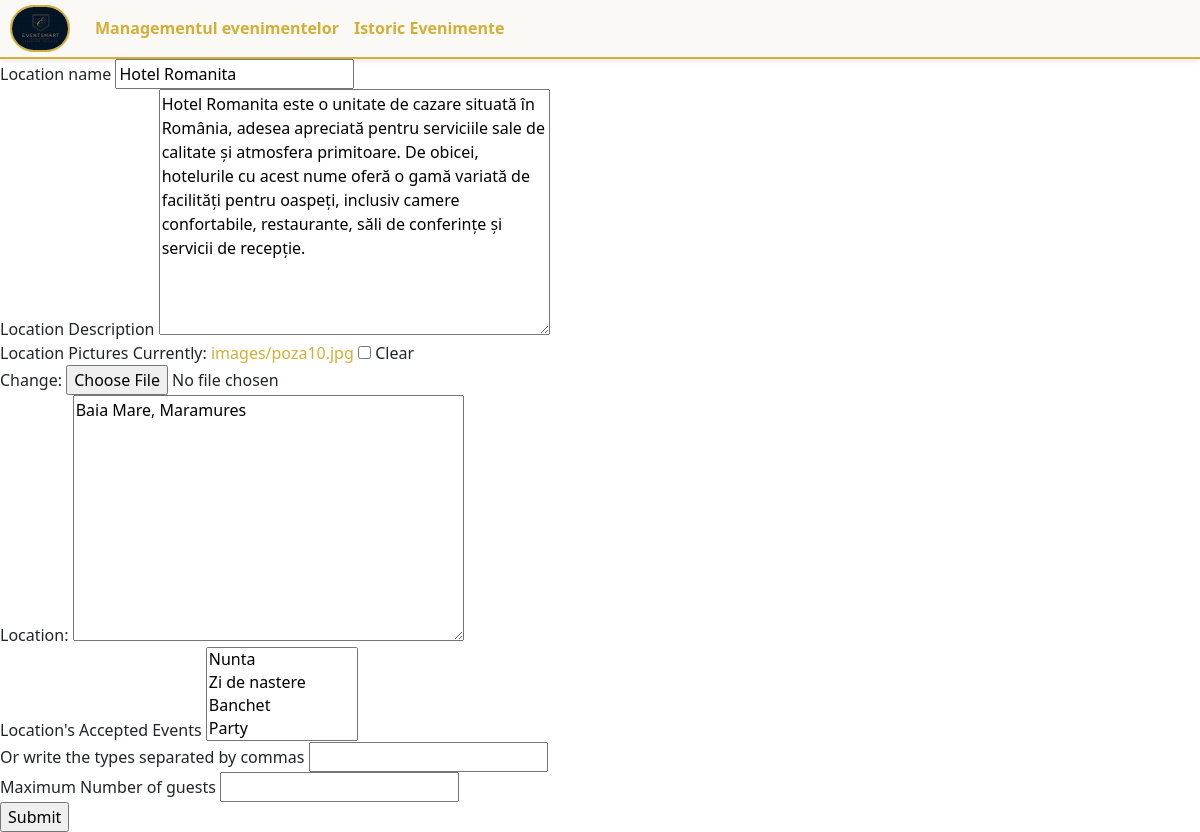
The page /update_location/Hotel Romanita/ (signed in) on the database as committed earlier.
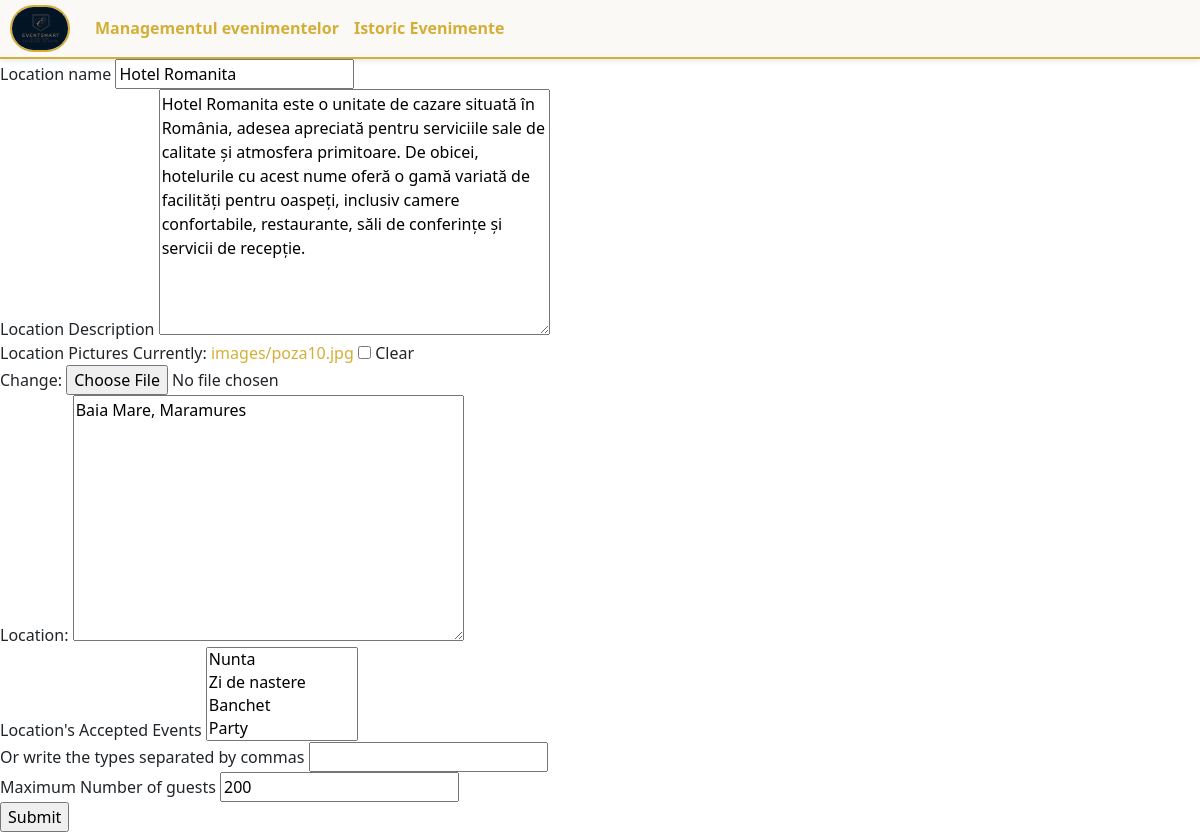
The same page on the database as committed later.
### base/models.py (models this page shows, shortened)
class Location(models.Model):
    owner = models.ForeignKey(User, on_delete=models.SET_NULL, null=True)
    name = models.CharField(max_length=100)
    description = models.TextField(null=True, blank=True)
    gallery = models.ImageField(upload_to='images/', null=True, blank=True)
    location = models.TextField(max_length=30)
    types = models.ManyToManyField(Type, blank=True)
    seats_numbers = models.IntegerField(null=True, blank=True)
    created_at = models.DateTimeField(auto_now_add=True)
    cost = models.IntegerField(default=3000)

### base/views.py (the view)
@login_required(login_url='/login')
def updateLocation(request, pk):
    location = Location.objects.get(name=pk)
    form = LocationForm(instance=location)
    types = Type.objects.all()
    if request.user != location.owner:
        return HttpResponse("You don't have permission over this room.")
    if request.method == 'POST':
        form = LocationForm(request.POST, instance=location)
        if form.is_valid():
            form.save()
            return redirect('home')
    context = {
        'form': form,
        'types': types
    }
    return render(request, 'base/location_form.html', context)

### base/forms.py (shortened to what this page needs)
class LocationForm(ModelForm):
    custom_types = forms.CharField(
        max_length=200,
        required=False,
        label="Or write the types separated by commas"
    )
    class Meta:
        model = Location
        fields = ['name', 'description', 'gallery', 'location', 'seats_numbers', 'types']
        exclude = ['owner']

### base/context_processors.py (called while the page is built)
def media_url(request):
    return {
        'MEDIA_URL': settings.MEDIA_URL
    }

### base/models.py (called while the page is built)
    def __str__(self):
        return self.name

### base/templates/base/location_form.html (shortened to what this page needs)
{% extends 'main.html' %}
{% block content %}
<form action="" method="POST" enctype="multipart/form-data">
    <div class="form_group">
        <label for="location_name">Location name</label>
        {{ form.name }}
    </div>
    <div class="form_group">
        <label for="location_description">Location Description</label>
        {{ form.description }}
    </div>
    <div class="form_group">
        <label for="location_gallery">Location Pictures</label>
        {{ form.gallery }}
    </div>
    <div class="form_group">
        <label for="location_location">Location:</label>
        {{ form.location }}
    </div>
     <div class="form_group">
        <label for="id_types">Location's Accepted Events</label>
        {{ form.types }}
    </div>
    <div class="form_group">
        <label for="id_custom_types">Or write the types separated by commas</label>
        {{ form.custom_types }}
    </div>
    <div class="form_group">
        <label for="location_seats_numbers">Maximum Number of guests</label>
        {{ form.seats_numbers }}
    </div>
<input type="submit" value="Submit">
</form>
{% endblock content %}

Rows that differ between the two databases and show on the page:
changed Location "Hotel Romanita": seats_numbers (not shown) → "200"
